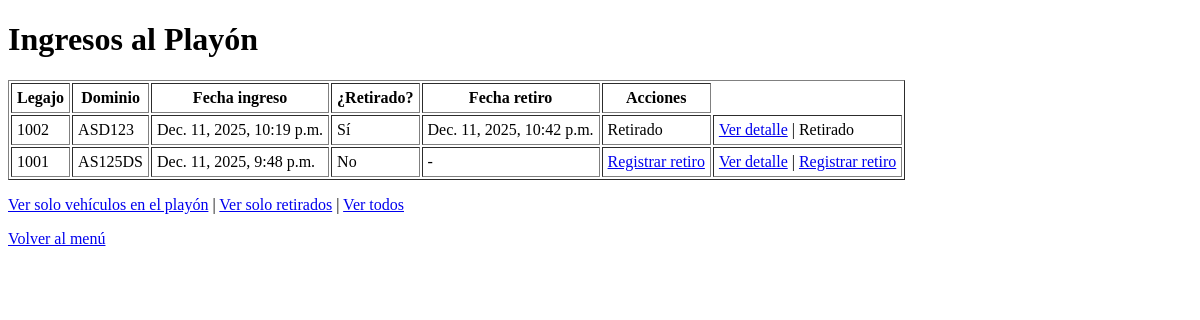
Page /vehiculos/ingresos/ (signed in) on the earlier database version.
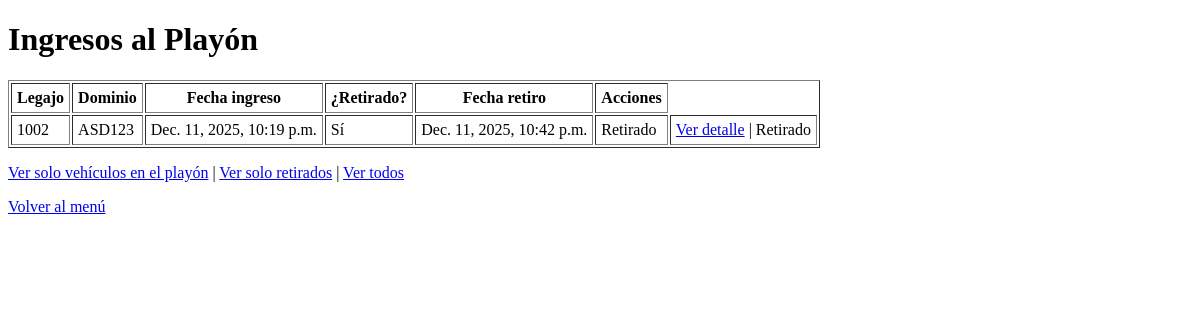
Same page on the later database version.
### vehiculos/models.py (models this page shows, shortened)
class IngresoPlayon(models.Model):
    vehiculo = models.ForeignKey(Vehiculo, on_delete=models.PROTECT, related_name="ingresos")
    fecha_ingreso = models.DateTimeField(auto_now_add=True)
    tipo_vehiculo = models.CharField(
        max_length=20,
        choices=[
            ("AUTO", "Auto"),
            ("MOTO", "Moto"),
            ("CAMIONETA", "Camioneta"),
            ("CAMION", "Camión"),
            ("OTRO", "Otro"),
        ],
        blank=True,
    )
    nro_legajo_playon = models.CharField(max_length=30, unique=True)
    ubicacion_interna = models.CharField("Ubicación interna en playa", max_length=100, blank=True)
    lugar = models.ForeignKey(
        LugarPlayon,
        on_delete=models.PROTECT,
        null=True,
        blank=True,
        related_name="ingresos",
    )
    recibido_por = models.ForeignKey(User, on_delete=models.PROTECT, related_name="ingresos_recibidos")
    retirado = models.BooleanField("¿Retirado?", default=False)
    fecha_retiro = models.DateTimeField("Fecha de retiro", null=True, blank=True)
    entregado_por = models.ForeignKey(
        User,
        on_delete=models.PROTECT,
        related_name="egresos_entregados",
        null=True,
        blank=True,
    )
    nombre_retira = models.CharField("Nombre de quien retira", max_length=100, blank=True)
    dni_retira = models.CharField("DNI de quien retira", max_length=20, blank=True)
    observaciones_egreso = models.TextField("Observaciones de egreso", blank=True)
    class Meta:
        ordering = ["-fecha_ingreso"]

class Vehiculo(models.Model):
    dominio = models.CharField("Dominio (Patente)", max_length=10, unique=True)
    marca = models.CharField(max_length=50, blank=True)
    modelo = models.CharField(max_length=50, blank=True)
    color = models.CharField(max_length=30, blank=True)
    nro_chasis = models.CharField("N° de chasis", max_length=50, blank=True)
    nro_motor = models.CharField("N° de motor", max_length=50, blank=True)
    anio = models.PositiveIntegerField("Año", null=True, blank=True)
    fecha_alta = models.DateTimeField(auto_now_add=True)

### vehiculos/views.py (the view)
# urls.py: path("ingresos/", views.lista_ingresos, name="lista_ingresos"),  # todos
@login_required
def lista_ingresos(request):
    grupos = set(request.user.groups.values_list("name", flat=True))
    if "ENCARGADO_PLAYON" not in grupos and "ADMIN_SISTEMA" not in grupos:
        return render(request, "vehiculos/no_permiso.html")
    ingresos = IngresoPlayon.objects.select_related("vehiculo", "recibido_por", "entregado_por").order_by("-fecha_ingreso")
    return render(request, "vehiculos/lista_ingresos.html", {"ingresos": ingresos})

### templates/vehiculos/lista_ingresos.html (shortened to what this page needs)
<!DOCTYPE html>
<html lang="es">
<head>
</head>
<body>
    <h1>{{ titulo|default:"Ingresos al Playón" }}</h1>
    <table border="1" cellpadding="5">
        <tr>
            <th>Legajo</th>
            <th>Dominio</th>
            <th>Fecha ingreso</th>
            <th>¿Retirado?</th>
            <th>Fecha retiro</th>
            <th>Acciones</th>
        </tr>
        {% for i in ingresos %}
        <tr>
            <td>{{ i.nro_legajo_playon }}</td>
            <td>{{ i.vehiculo.dominio }}</td>
            <td>{{ i.fecha_ingreso }}</td>
            <td>{{ i.retirado|yesno:"Sí,No" }}</td>
            <td>{% if i.fecha_retiro %}{{ i.fecha_retiro }}{% else %}-{% endif %}</td>
            <td>
                {% if not i.retirado %}
                    <a href="{% url 'registrar_egreso' i.id %}">Registrar retiro</a>
                {% else %}
                    Retirado
                {% endif %}
            </td>
            <td>
                <a href="{% url 'detalle_ingreso' i.id %}">Ver detalle</a>
                {% if not i.retirado %}
                    | <a href="{% url 'registrar_egreso' i.id %}">Registrar retiro</a>
                {% else %}
                    | Retirado
                {% endif %}
            </td>
        </tr>
        {% endfor %}
    </table>
    <p>
        <a href="{% url 'ingresos_en_playon' %}">Ver solo vehículos en el playón</a> |
        <a href="{% url 'retiros_playon' %}">Ver solo retirados</a> |
        <a href="{% url 'lista_ingresos' %}">Ver todos</a>
    </p>
    <p><a href="{% url 'home' %}">Volver al menú</a></p>
</body>
</html>

Differences in the rows shown:
removed IngresoPlayon: nro_legajo_playon "1001", vehiculo.dominio "AS125DS", fecha_ingreso "Dec. 11, 2025, 9:48 p.m.", retirado "No", shows "Registrar retiro"
